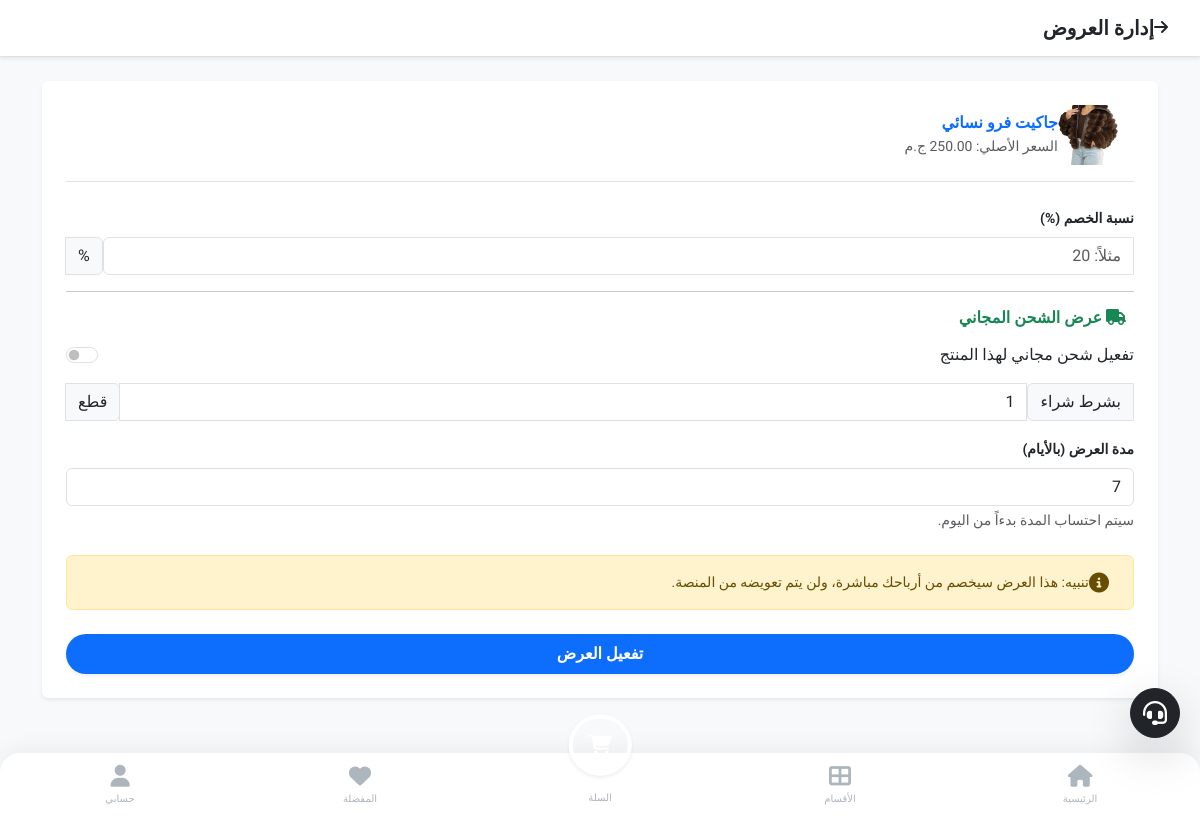
Before: /merchant/products/offer/4/ (signed in) with the older database file.
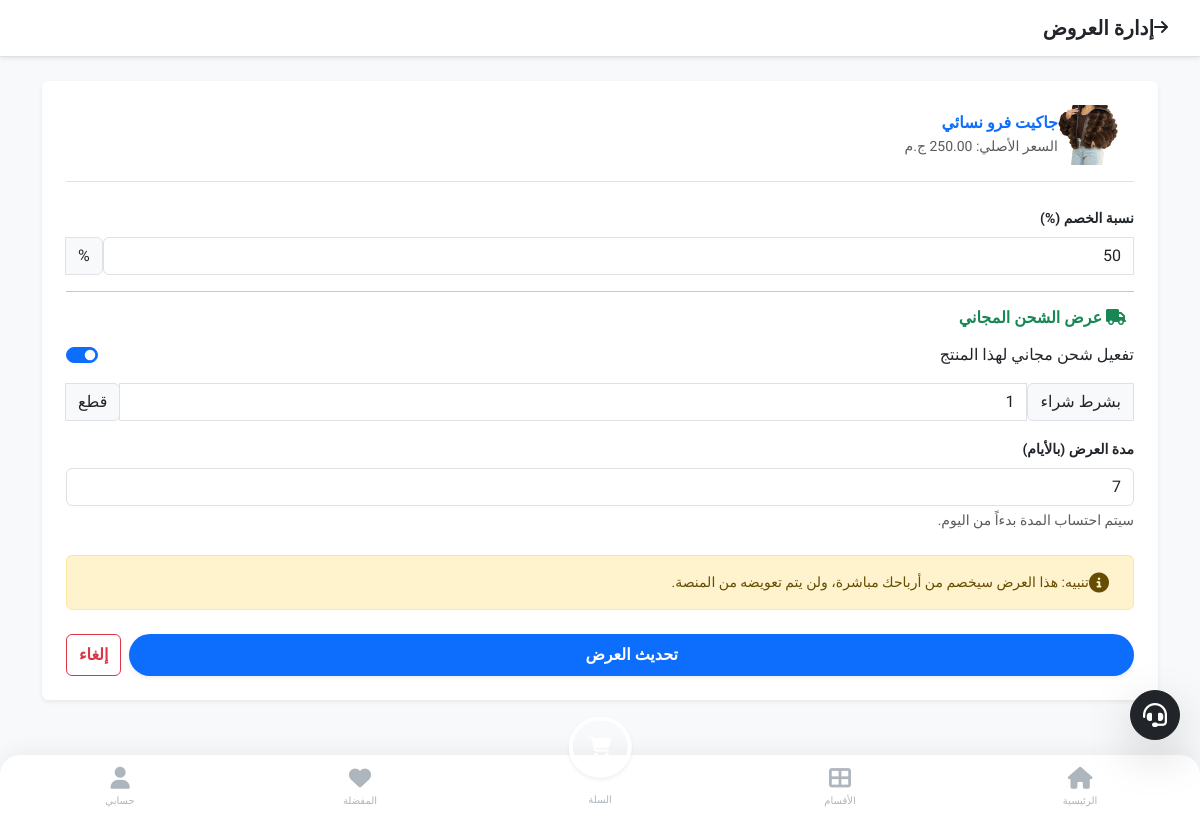
After: the same page with the newer database file.
### store/models.py (models this page shows, shortened)
class Offer(models.Model):
    product = models.OneToOneField(Product, on_delete=models.CASCADE, related_name='active_offer')
    discount_percentage = models.PositiveIntegerField(verbose_name="نسبة الخصم %")
    start_date = models.DateTimeField()
    end_date = models.DateTimeField()
    is_active = models.BooleanField(default=True)
    is_platform_offer = models.BooleanField(default=False, verbose_name="عرض من المنصة (يوجد تعويض)")
    created_at = models.DateTimeField(auto_now_add=True)
    free_shipping = models.BooleanField(default=False, verbose_name="شحن مجاني")
    free_shipping_threshold = models.PositiveIntegerField(default=1, verbose_name="عند شراء X قطع")

### merchant_panel/views.py (the view, shortened to what this page needs)
# urls.py: path('products/offer/<int:product_id>/', views.add_offer, name='merchant_add_offer'),
@login_required
def add_offer(request, product_id):
    if not is_merchant(request.user):
        return redirect('home')
    product = get_object_or_404(Product, pk=product_id, merchant=request.user.merchant_profile)
    try:
        current_offer = product.active_offer
    except Offer.DoesNotExist:
        current_offer = None
    is_locked = False
    if current_offer and current_offer.is_platform_offer and current_offer.is_active:
        is_locked = True # قفل التعديل
        if request.method == 'POST':
            messages.error(request, "عفواً، لا يمكنك تعديل عرض تم وضعه بواسطة المنصة.")
            return redirect('merchant_products')
    return render(request, 'merchant/add_offer.html', {
        'product': product,
        'offer': current_offer,
          'is_locked': is_locked # المتغير الجديد
    })

### merchant_panel/views.py (called while the page is built)
def is_merchant(user):
    return user.role == User.Role.MERCHANT and hasattr(user, 'merchant_profile') and user.merchant_profile.is_approved

### store/context_processors.py (called while the page is built)
def site_settings(request):
    settings = SiteSetting.objects.first()
    return {'site_settings': settings}

### templates/merchant/add_offer.html (shortened to what the changed rows need)
{% extends 'base.html' %}
{% block content %}
<div class="container mt-4">
    <div class="card p-4 shadow-sm border-0 bg-white">
        {% if is_locked %}
            <div class="text-center py-4">
                <div class="bg-warning-subtle text-warning-emphasis rounded-circle d-inline-flex p-3 mb-3">
                    <i class="fas fa-crown fa-2x"></i>
                </div>
                <h5 class="fw-bold">عرض خاص من المنصة 👑</h5>
                <p class="text-muted small">
                    هذا المنتج عليه عرض نشط تم وضعه بواسطة المشرف.
                    <br>
                    <strong class="text-success">سيتم تعويضك بالفرق تلقائياً عند كل عملية بيع.</strong>
                </p>
                <div class="alert alert-light border mt-3 d-inline-block px-4">
                    نسبة الخصم الحالية: <strong>{{ offer.discount_percentage }}%</strong>
                </div>
                <div class="mt-3">
                    <a href="{% url 'merchant_products' %}" class="btn btn-outline-dark rounded-pill px-4">عودة للمنتجات</a>
                </div>
            </div>
        {% else %}
            <form method="POST">
                <div class="mb-3">
                    <label class="form-label fw-bold small">نسبة الخصم (%)</label>
                    <div class="input-group">
                        <input type="number" name="percentage" class="form-control"
                               min="1" max="99"
                               placeholder="مثلاً: 20"
                               value="{{ offer.discount_percentage|default:'' }}"
                               required>
                        <span class="input-group-text bg-light">%</span>
                    </div>
                </div>
                <hr class="my-3">
                <h6 class="fw-bold text-success mb-3"><i class="fas fa-truck me-2"></i> عرض الشحن المجاني</h6>
                <div class="form-check form-switch mb-3">
                    <input class="form-check-input" type="checkbox" name="free_shipping" id="freeShip"
                        {% if offer.free_shipping %}checked{% endif %}>
                    <label class="form-check-label" for="freeShip">تفعيل شحن مجاني لهذا المنتج</label>
                </div>
                <div class="input-group mb-3">
                    <span class="input-group-text">بشرط شراء</span>
                    <input type="number" name="threshold" class="form-control" value="{{ offer.free_shipping_threshold|default:1 }}" min="1">
                    <span class="input-group-text">قطع</span>
                </div>
                <div class="mb-4">
                    <label class="form-label fw-bold small">مدة العرض (بالأيام)</label>
                    <input type="number" name="days" class="form-control"
                           min="1"
                           placeholder="مثلاً: 7"
                           value="7"
                           required>
                    <div class="form-text small text-muted">سيتم احتساب المدة بدءاً من اليوم.</div>
                </div>
                <div class="alert alert-warning small d-flex align-items-center mb-4">
                    <i class="fas fa-info-circle fs-5 me-2"></i>
                    <div>
                        تنبيه: هذا العرض سيخصم من أرباحك مباشرة، ولن يتم تعويضه من المنصة.
                    </div>
                </div>
                <div class="d-flex gap-2">
                    <button type="submit" class="btn btn-primary-app flex-grow-1 fw-bold py-2 shadow-sm">
                        {% if offer %}تحديث العرض{% else %}تفعيل العرض{% endif %}
                    </button>
                    {% if offer %}
                    <a href="{% url 'merchant_cancel_offer' offer.id %}" class="btn btn-outline-danger fw-bold py-2" onclick="return confirm('هل أنت متأكد من إلغاء العرض؟')">
                        إلغاء
                    </a>
                    {% endif %}
                </div>
            </form>
        {% endif %}
    </div>
</div>
{% endblock %}

Changed rows visible on the page:
added Offer: percentage "50", free_shipping "☑", threshold "1"
Other visible differences:
form field free_shipping: "☐" → (not shown)
form field threshold: "1" → (not shown)
text no longer shown: "تفعيل العرض"
text now shown: "تحديث العرض إلغاء"
